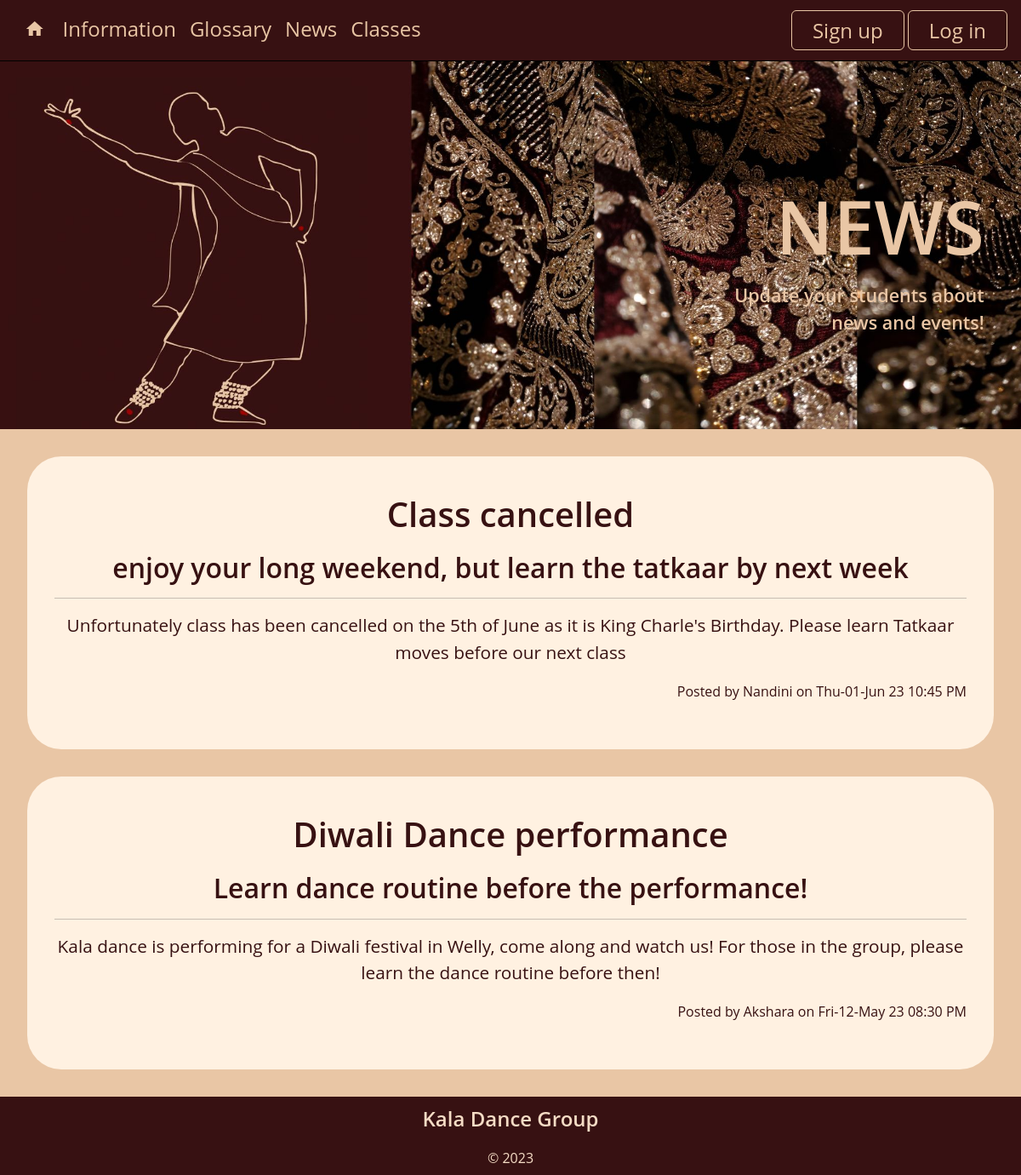
/news, run on an earlier commit of the app's database.
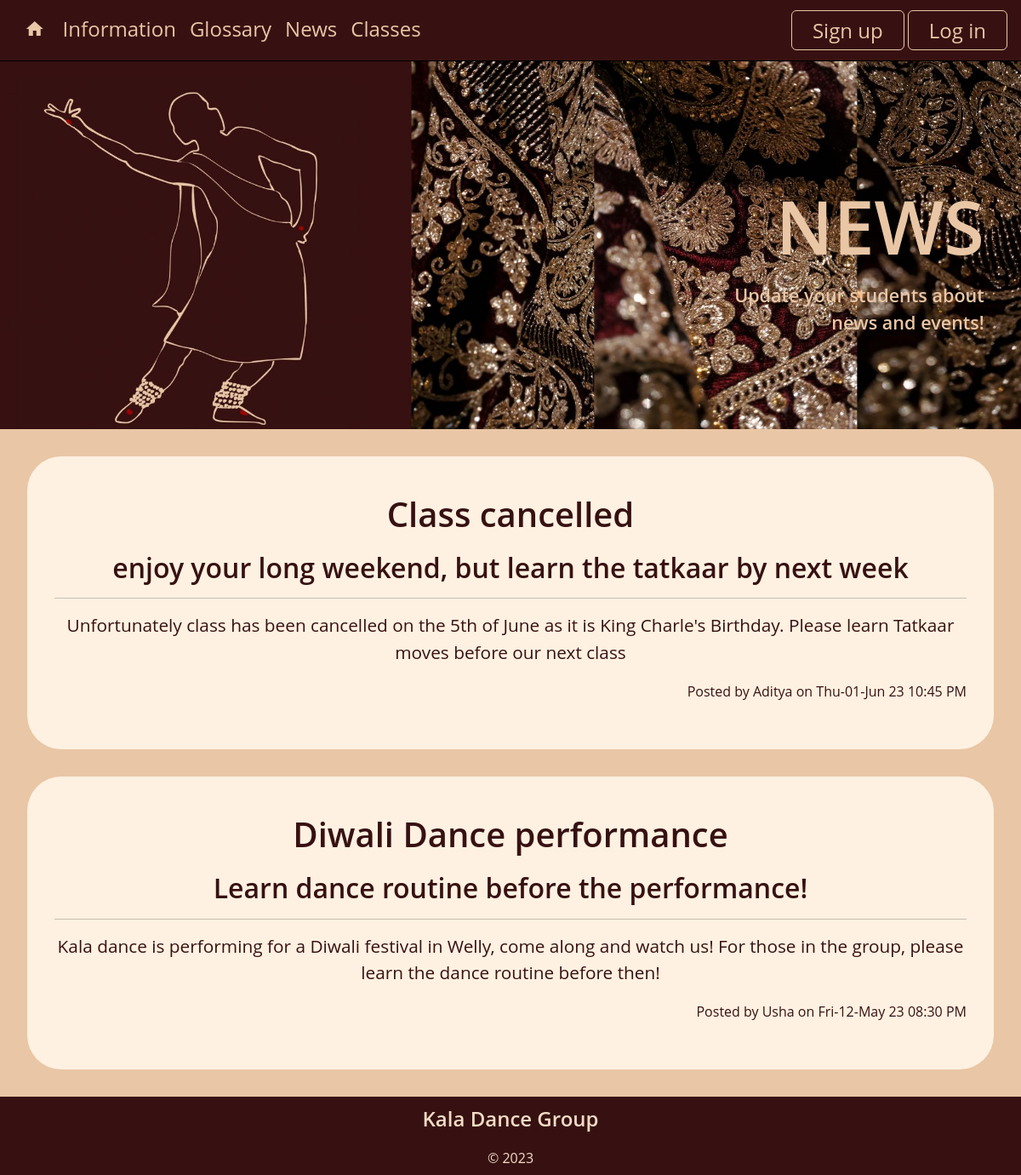
And on a later commit of the database.
### tables this page shows
CREATE TABLE news(
    news_id integer primary key autoincrement,
    title text not null unique,
    subtitle text not null unique,
    content text not null unique,
    newsdate date not null,
    member_id integer not null,
    foreign key(member_id) references member(member_id)
);

CREATE TABLE member(
    member_id integer primary key autoincrement,
    firstname text not null,
    surname text not null,
    email text  not null unique,
    age_group text not null,
    about_me text,
    password text not null,
    authorisation integer not null
);

### server.py (the view)
@app.route('/news')
def news():
    sql = """ select news.news_id, news.title, news.subtitle, news.content, news.newsdate, member.firstname
    from news
    join member on news.member_id = member.member_id
    order by news.newsdate desc;
    """
    result = run_search_query_tuples(sql, (), db_path, True)
    print(result)
    return render_template("news.html", news=result)

### db_function.py (called while the page is built)
def run_search_query_tuples(sql_query,values_tuple, file_path, rowfactory=False):
    result = None
    try:
        db = sqlite3.connect(file_path)
        if rowfactory:
            db.row_factory = sqlite3.Row
        cursor = db.cursor()
        cursor.execute(sql_query,values_tuple)
        result = cursor.fetchall()
        cursor.close()
    except sqlite3.Error as error:
        print("Error running search query tuples: {}".format(error))
        return None
    db.close()
    if result is None:
        print("No search values were found")
    return result

### server.py (called while the page is built)
@app.template_filter()
def news_date(sqlite_dt):
    x = datetime.strptime(sqlite_dt, '%Y-%m-%d %H:%M:%S')
    return x.strftime('%a-%d-%b %y %I:%M %p')

### templates/news.html (shortened to what this page needs)
{% extends "layout.html" %}
{% block smallbanner %}
static/images/News.jpg
{% endblock %}
{% block smallheader %}
NEWS
{% endblock %}
{% block smallquote %}
Update your students about <br>
news and events!
{% endblock %}
{% block content %}
{% for row in news %}
<div class="container_round">
    <h2>{{ row['title'] }}</h2>
    <h3 class="subtitle">{{ row['subtitle'] }}</h3>
    <hr>
    <p class="big-text">{{ row['content'] }}</p>
    <div class="meta text-end">Posted by {{ row['firstname'] }} on {{ row['newsdate'] | news_date}}</div>
    <div class="text-end meta">
    </div>
</div>
{% endfor %}
{% endblock %}

What changed in the data, as far as the page shows it:
changed news "Class cancelled": firstname "Nandini" → "Aditya"
changed news "Diwali Dance performance": firstname "Akshara" → "Usha"
